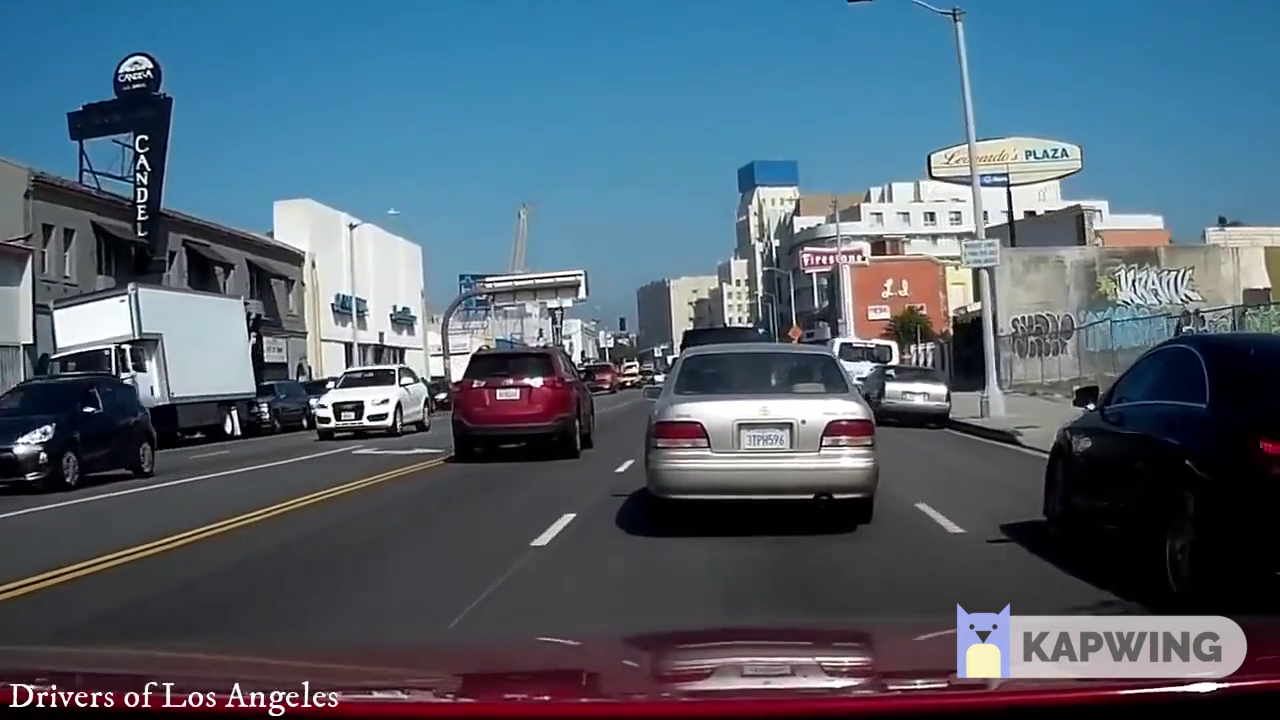
#> input picture frame 14 of shittPython/aiaddstuff/badDriving400.mp4.mp4, 1280 x 720 px, given in place of badDriving400.mp4, which was not available
$ python GCPAIADDv2.py
#> lines starting #> are read from the running program, lines starting #| are printed output that depends on the picture
#uses google ML vision, get license plate from cars.


#NO RESIZE
#image_0002.jpg
#image_000.6jpg
#image_0007.jpg
#image_0009.jpg
#image_0010.jpg
#image_0011.jpg
#image_0012.jpg

#badDriving400.mp4
#badDriving432.mp4
#badDriving625.mp4

import io
import os
from google.cloud import vision_v1p3beta1 as vision
from datetime import datetime
import cv2


# Setup google authen client key
os.environ['GOOGLE_APPLICATION_CREDENTIALS'] = 'C:/Users/ebona/Downloads/AIADD-6d5644ba369b.json'
# Source path content all images
SOURCE_PATH_I= "C:/Users/ebona/Desktop/aiadd/"
SOURCE_PATH_V= "badDriving400.mp4"
v_v="vid-frame.jpg"
# Recognizes license plates from images, and hopefully video


def main():
    cap = cv2.VideoCapture(SOURCE_PATH_V)


    while(cap.isOpened()):
        #get one frame
        ret, frame= cap.read()
#> frame is the input picture: shape (720, 1280, 3); mean B, G, R 111.9, 97.6, 81.9
        if ret==True:
            #color scaled image

            #gray scaled image
            gray=cv2.cvtColor(frame, cv2.COLOR_BGR2GRAY)
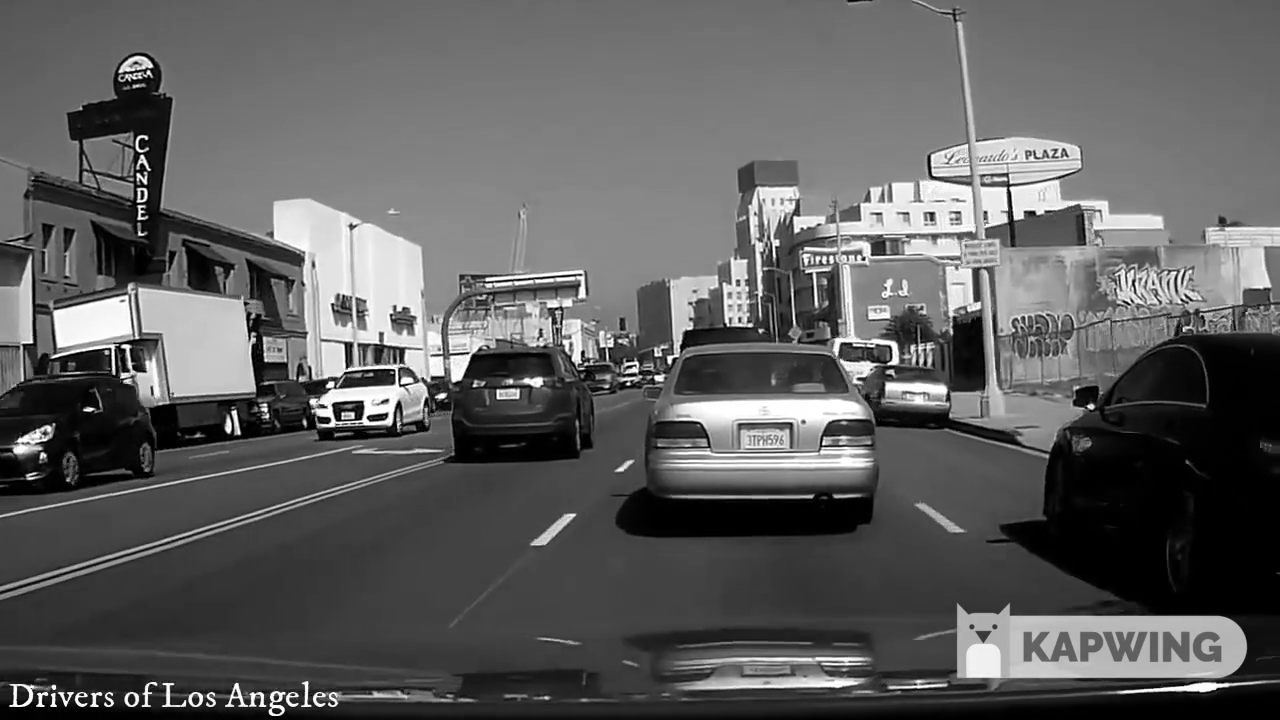
#> gray: shape (720, 1280); min 0, max 255, mean 94.5

            cv2.imwrite( SOURCE_PATH_I+ v_v, gray)
            path=SOURCE_PATH_I +v_v
            detect_licPlate(path)

            #display the frame
            #cv2.imshow('frame', gray)
            if cv2.waitKey(1) & 0xFF== ord('q'):
                break
        else: break
    cap.release()
    cv2.destroyAllWindows()


def detect_licPlate(iPath):
    start = datetime.now()

    # Read image with opencv
    img = cv2.imread(iPath)
#> img: shape (720, 1280, 3); min 0, max 255, mean 94.5

   # Get image size
    h, w= img.shape[:2]
#> h = 720; w = 1280

    #if image size is reeealy big and high quality, make it smaller

    # Scale the image size for viewing
    imgS = cv2.resize(img, (800, int((h * 800) / w)))

    #Show the origin image in better sized scale
    cv2.imshow('Origin image', imgS)

    # Save the image to temp file
    cv2.imwrite(SOURCE_PATH_I + "output.jpg", img)

    # Create new img path for google vision
    iPath = SOURCE_PATH_I+ "output.jpg"

    # Create google vision client
#> (the run stopped early here; a loop or call above may not have finished)

$ run again, starting later in the video
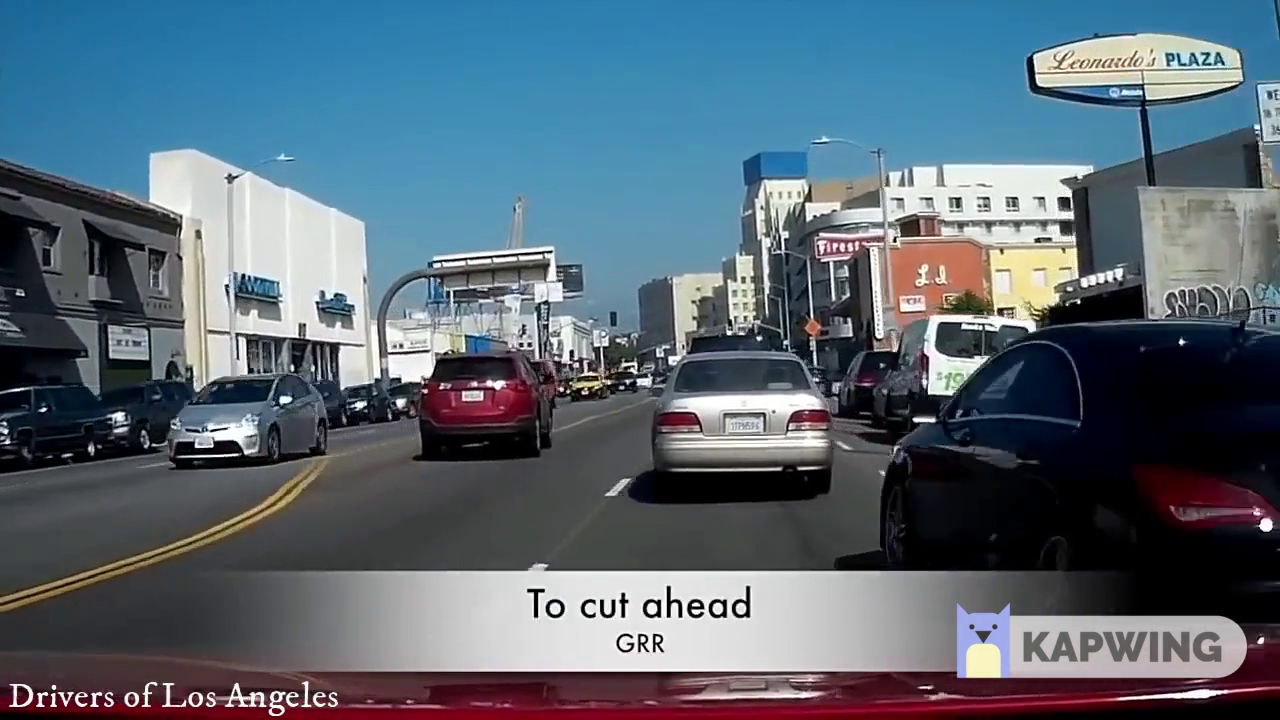
#> input picture frame 63 of shittPython/aiaddstuff/badDriving400.mp4.mp4, 1280 x 720 px, given in place of badDriving400.mp4, which was not available
#> in main, frame is the input picture: shape (720, 1280, 3); mean B, G, R 116.2, 103.6, 88.4
#> in main, `gray=cv2.cvtColor(frame, cv2.COLOR_BGR2GRAY)`:
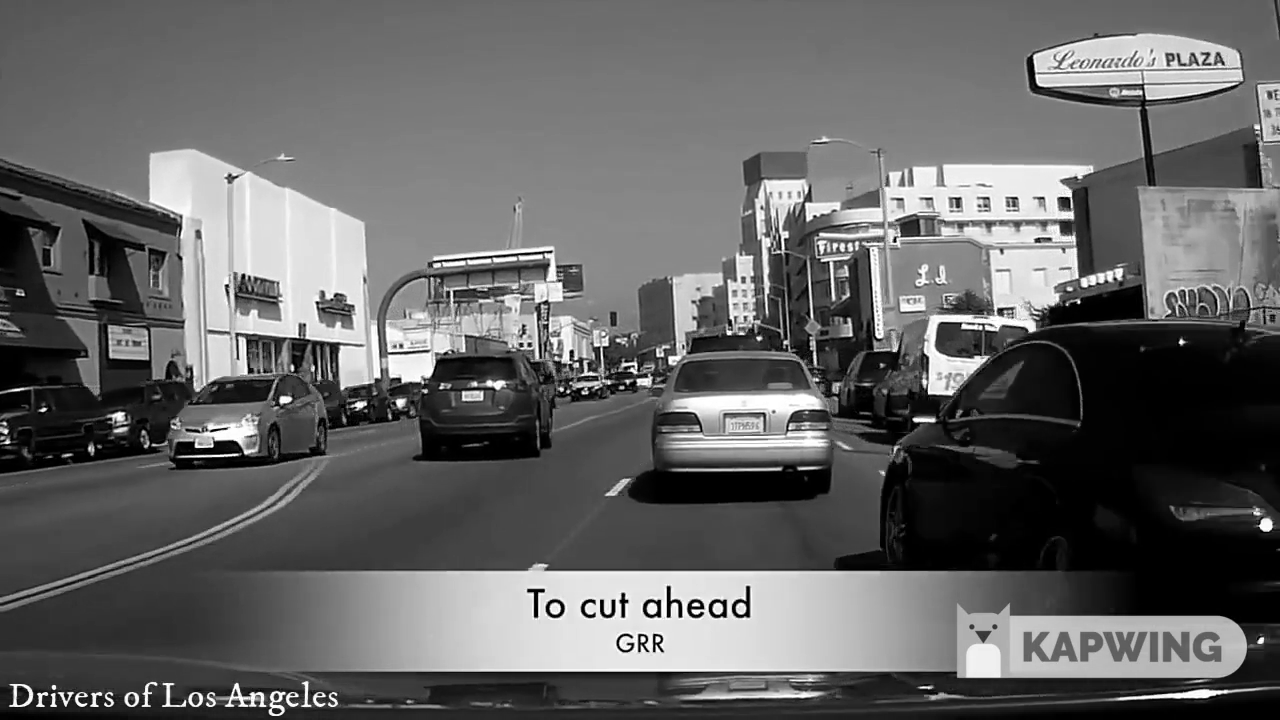
#> gray: shape (720, 1280); min 0, max 255, mean 100.5

$ run again, starting later in the video
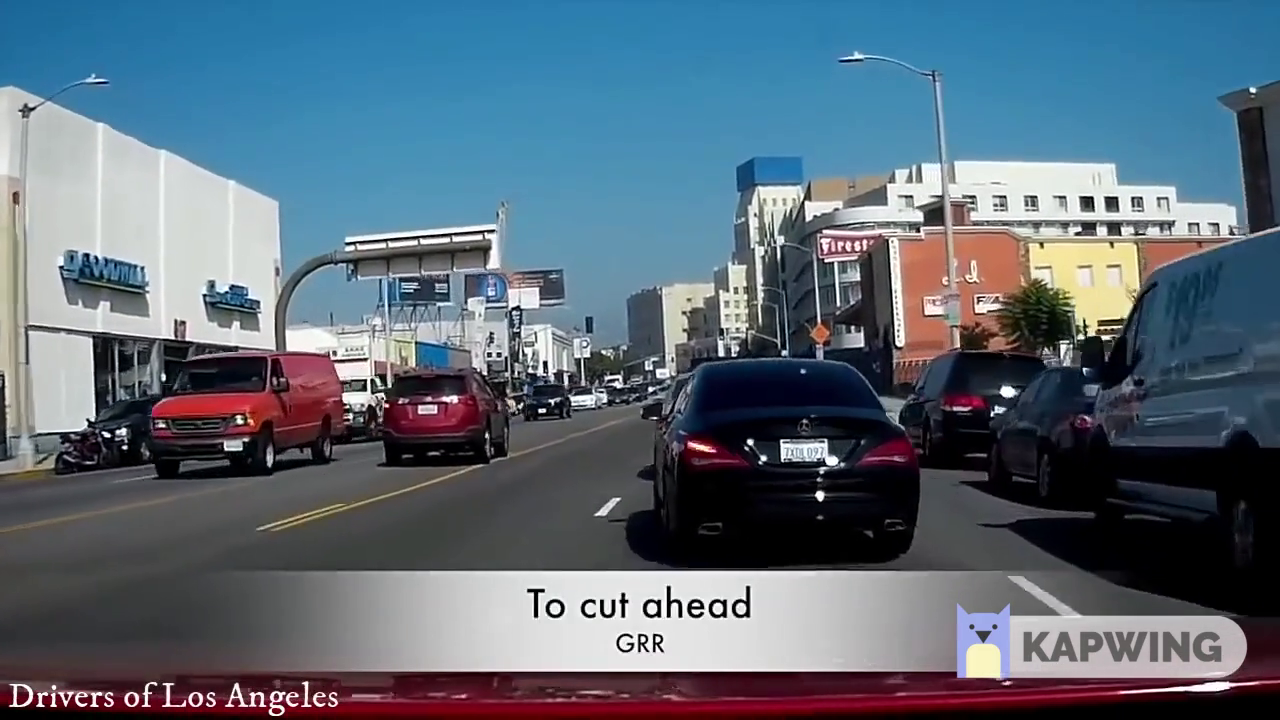
#> input picture frame 112 of shittPython/aiaddstuff/badDriving400.mp4.mp4, 1280 x 720 px, given in place of badDriving400.mp4, which was not available
#> in main, frame is the input picture: shape (720, 1280, 3); mean B, G, R 119.5, 105.8, 90.7
#> in main, `gray=cv2.cvtColor(frame, cv2.COLOR_BGR2GRAY)`:
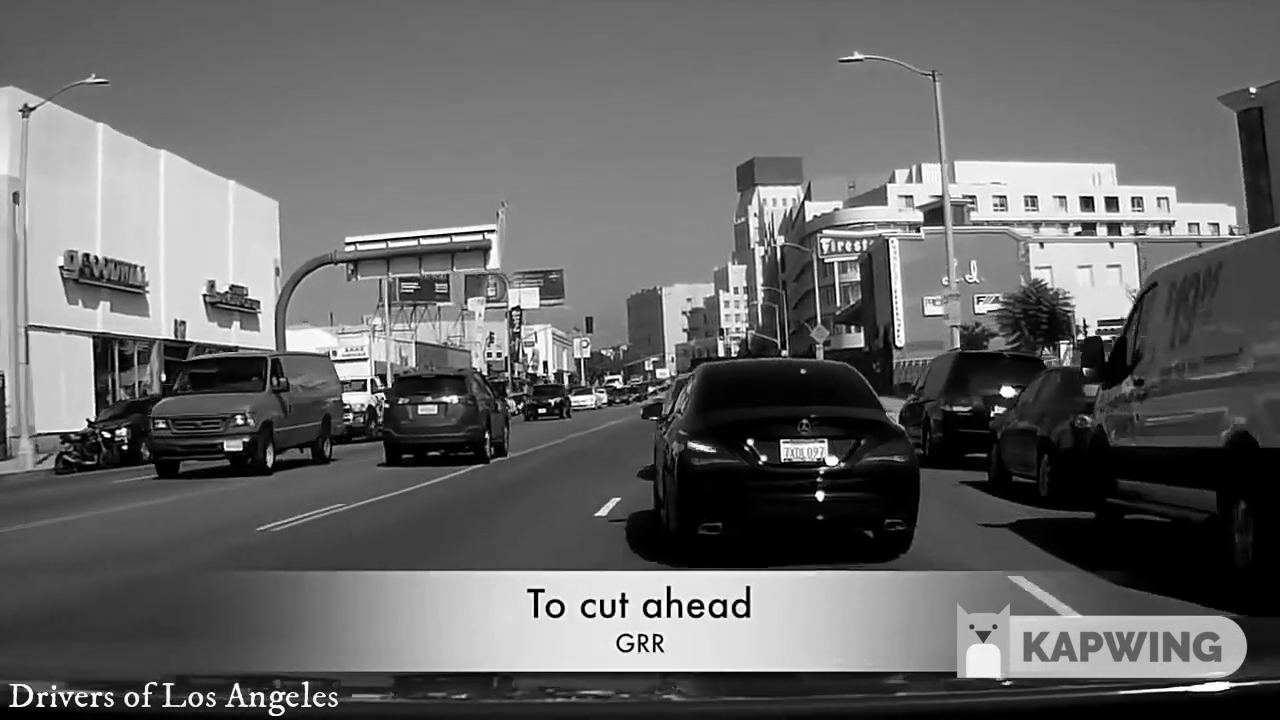
#> gray: shape (720, 1280); min 0, max 255, mean 102.8
